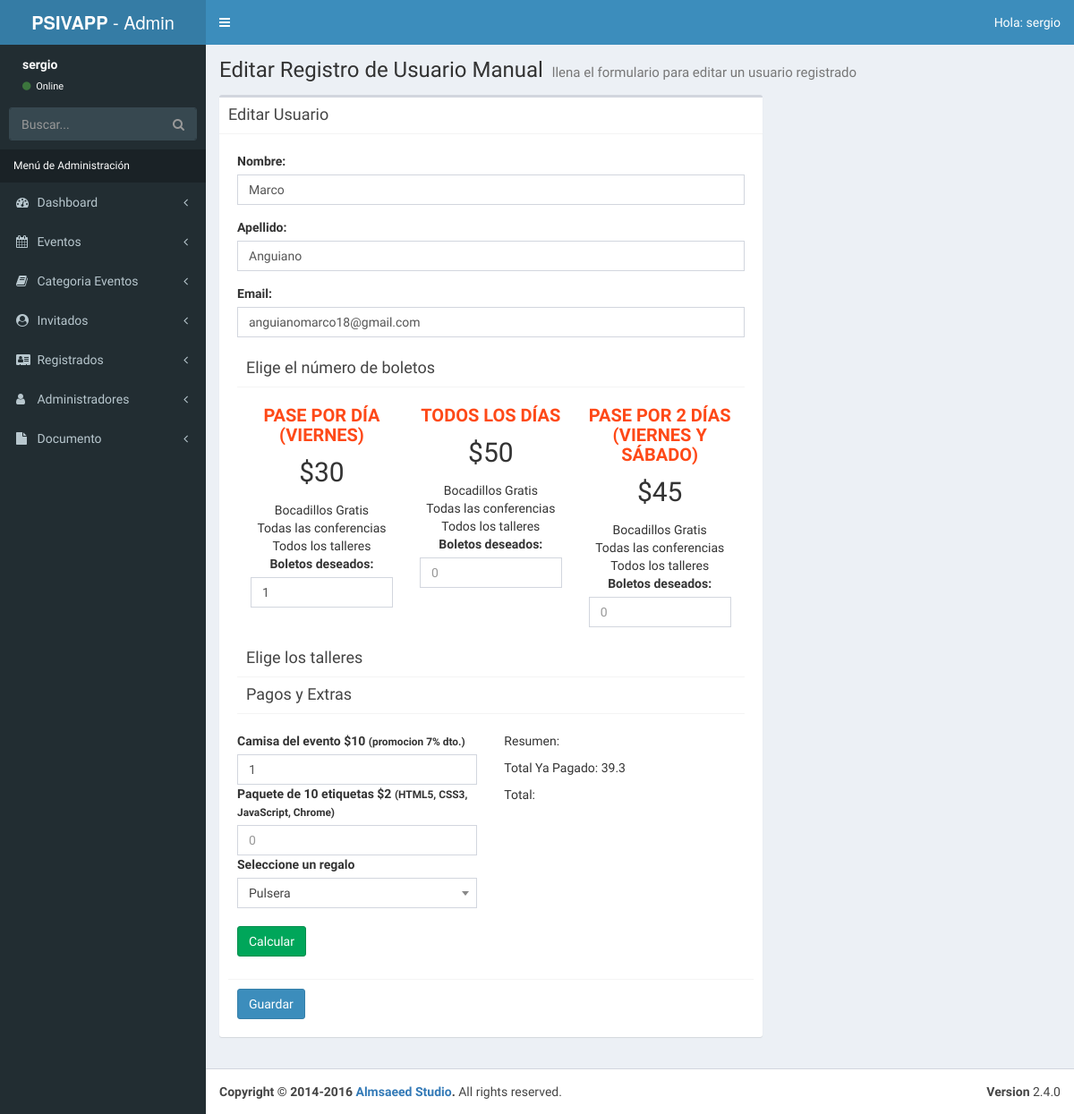
Page /admin/editar-registro.php?id=1 (signed in) on the earlier database version.
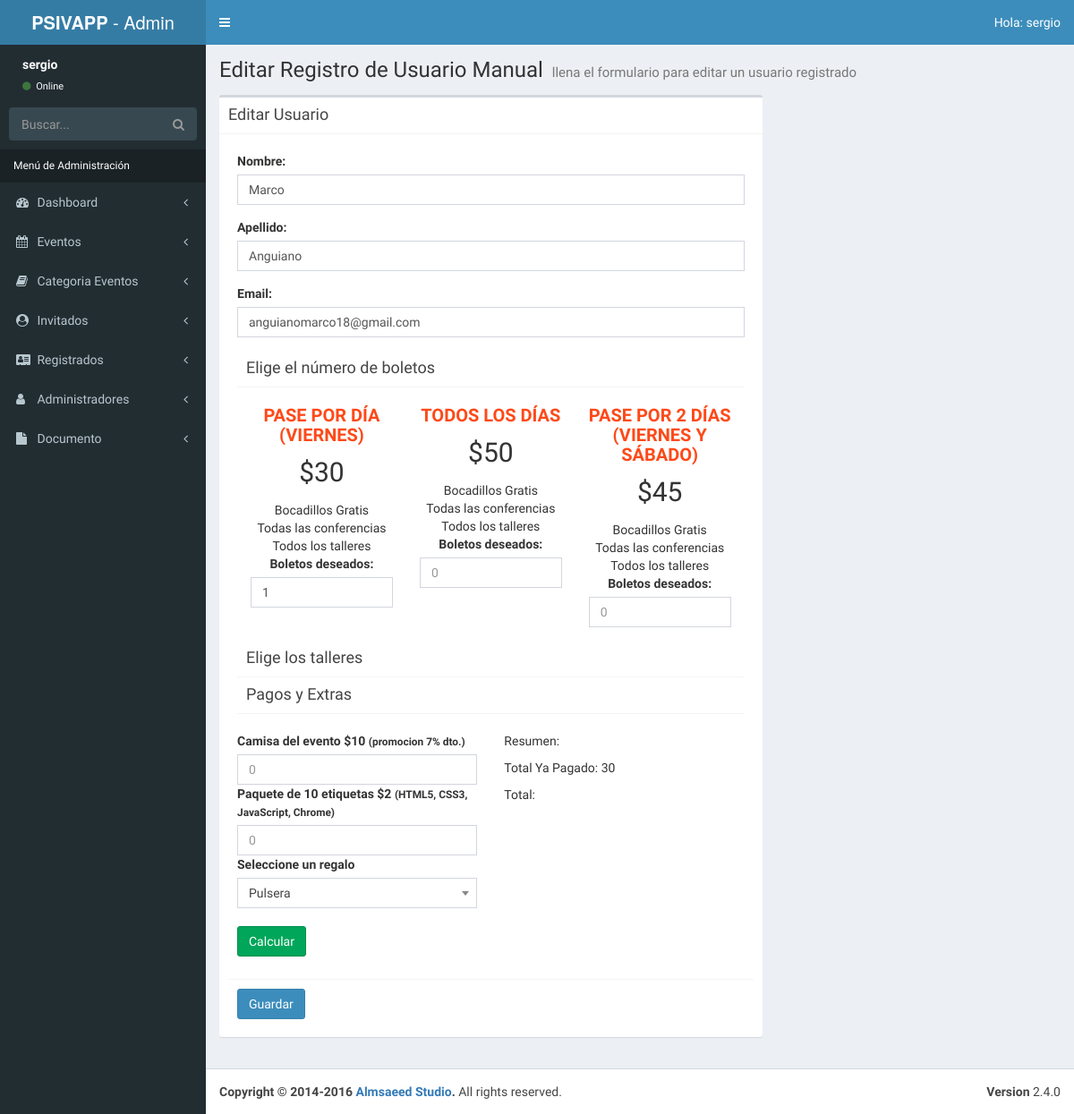
Same page on the later database version.
### tables this page shows
CREATE TABLE `registrados` (
  `ID_Registrado` bigint(20) unsigned NOT NULL AUTO_INCREMENT,
  `nombre_registrado` varchar(50) NOT NULL,
  `apellido_registrado` varchar(50) NOT NULL,
  `email_registrado` varchar(100) NOT NULL,
  `fecha_registro` datetime NOT NULL,
  `pases_articulos` longtext NOT NULL,
  `talleres_registrados` longtext NOT NULL,
  `regalo` int(11) NOT NULL,
  `total_pagado` varchar(50) NOT NULL,
  `pagado` int(11) NOT NULL,
  PRIMARY KEY (`ID_Registrado`),
  KEY `regalo` (`regalo`),
  CONSTRAINT `registrados_ibfk_1` FOREIGN KEY (`regalo`) REFERENCES `regalos` (`ID_regalo`)
);

### admin/editar-registro.php (the view, shortened to what the changed rows need)
<?php
        $id = $_GET['id'];
        include_once 'templates/header.php';
        include_once 'funciones/funciones.php';
        include_once 'templates/barra.php';
?>
  <div class="content-wrapper">
    <section class="content-header">
      <h1>
        Editar Registro de Usuario Manual
        <small>llena el formulario para editar un usuario registrado</small>
      </h1>
    </section>
        <div class="row">
                <div class="col-md-8">
                <section class="content">
                  <div class="box">
                    <div class="box-body">
                        <?php
                            $sql = "SELECT * FROM registrados WHERE ID_Registrado = $id ";
                            $resultado = $conn->query($sql);
                            $registrado = $resultado->fetch_assoc();
                        ?>
                        <form class="editar-registrado" role="form" name="guardar-registro" id="guardar-registro" method="post" action="modelo-registrado.php">
                              <div class="box-body">
                                    <div class="form-group">
                                          <label for="nombre_registrado">Nombre:</label>
                                          <input value="<?php echo $registrado['nombre_registrado']; ?>" type="text" class="form-control" id="nombre" name="nombre" placeholder="Nombre" >
                                    </div>
                                    <div class="form-group">
                                          <label for="apellido">Apellido:</label>
                                          <input value="<?php echo $registrado['apellido_registrado']; ?>" type="text" class="form-control" id="apellido" name="apellido" placeholder="Apellido">
                                    </div>
                                    <div class="form-group">
                                          <label for="email">Email:</label>
                                          <input value="<?php echo $registrado['email_registrado']; ?>" type="email" class="form-control" id="email" name="email" placeholder="Email">
                                    </div>
                                    <?php
                                        $pedido = $registrado['pases_articulos'];
                                        $boletos = json_decode($pedido, true);
                                    ?>
                                    <div class="form-group">
                                        <div id="paquetes" class="paquetes">
                                          <ul class="lista-precios clearfix row">
                                              <li class="col-md-4">
                                                    <div class="tabla-precio text-center">
                                                        <div class="orden">
                                                            <label for="pase_dia">Boletos deseados:</label>
                                                            <input value="<?php echo $boletos['un_dia']['cantidad']; ?>" type="number" class="form-control" min="0" id="pase_dia" size="3" name="boletos[un_dia][cantidad]" placeholder="0">
                                                        </div>
                                                    </div>
                                              </li>
                                          </ul>
                                        </div>
                                    </div>
                                    <div class="form-group">
                                             <div id="resumen" class="resumen ">
                                                 <br>
                                                <div class="caja clearfix row">
                                                      <div class="extras col-md-6">
                                                            <div class="orden">
                                                                <label for="camisa_evento">Camisa del evento $10 <small>(promocion 7% dto.)</small></label>
                                                                <input value="<?php echo $boletos['camisas']; ?>" type="number" class="form-control" min="0" id="camisa_evento" name="pedido_extra[camisas][cantidad]" size="3" placeholder="0">
                                                            </div>
                                                            <br>
                                                      </div>
                                                      <div class="total col-md-6">
                                                          <p>Resumen:</p>
                                                          <p>Total Ya Pagado: <?php echo (float) $registrado['total_pagado']; ?></p>
                                                          <p>Total:</p>
                                                      </div>
                                                </div>
                                             </div>
                                    </div>
                              </div>
                        </form>
                    </div>
                  </div>
                </section>
                </div>
        </div>
  </div>
  <?php
          include_once 'templates/footer.php';
  ?>

Differences in the rows shown:
changed registrados "Marco": total_pagado "39.3" → "30"; pases_articulos "1" → (not shown)
